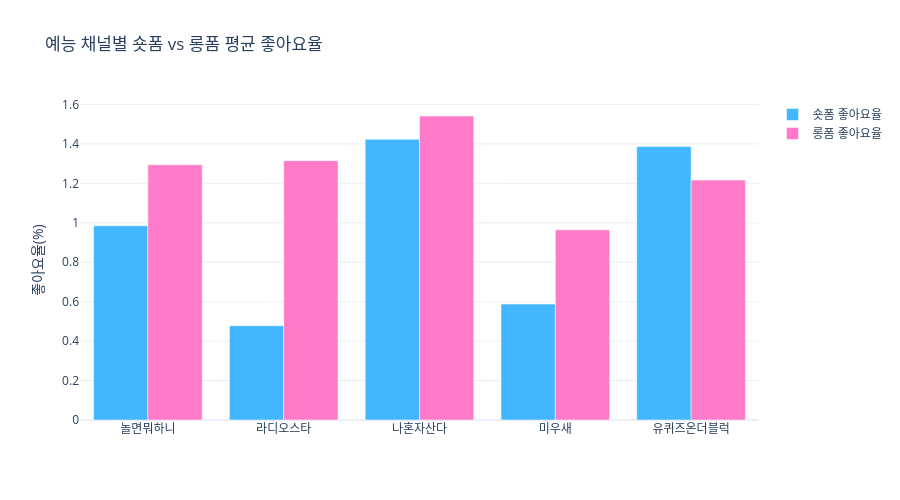

The code cell stored with this chart in its notebook:
### Markdown cell above
## 8. 시각화

### Code cell
# 채널별 숏폼/롱폼 참여율 비교
summary = df.groupby(['channel_name', 'format_type'])[['like_rate', 'comment_rate']].mean().reset_index()

shortform_df = summary[summary['format_type'] == 'shortform']
longform_df  = summary[summary['format_type'] == 'longform']

channels = list(CHANNELS.keys())

fig = go.Figure()
fig.add_trace(go.Bar(
    name='숏폼 좋아요율',
    x=channels,
    y=shortform_df.set_index('channel_name').reindex(channels)['like_rate'],
    marker_color='#42B6FF'
))
fig.add_trace(go.Bar(
    name='롱폼 좋아요율',
    x=channels,
    y=longform_df.set_index('channel_name').reindex(channels)['like_rate'],
    marker_color='#FF7AC8'
))
fig.update_layout(
    title='예능 채널별 숏폼 vs 롱폼 평균 좋아요율',
    yaxis_title='좋아요율(%)',
    barmode='group',
    template='plotly_white',
    height=500
)
fig.show()

### Figure 1 — Plotly figure (JSON) as saved in the notebook; plotly's stock layout.template omitted (floating-point values rounded to 4 significant figures)
{"data": [{"marker": {"color": "#42B6FF"}, "name": "숏폼 좋아요율", "type": "bar", "x": ["놀면뭐하니", "라디오스타", "나혼자산다", "미우새", "유퀴즈온더블럭"], "y": [0.9848, 0.4779, 1.423, 0.5879, 1.387]}, {"marker": {"color": "#FF7AC8"}, "name": "롱폼 좋아요율", "type": "bar", "x": ["놀면뭐하니", "라디오스타", "나혼자산다", "미우새", "유퀴즈온더블럭"], "y": [1.294, 1.315, 1.542, 0.9641, 1.217]}], "layout": {"barmode": "group", "height": 500, "title": {"text": "예능 채널별 숏폼 vs 롱폼 평균 좋아요율"}, "yaxis": {"title": {"text": "좋아요율(%)"}}}}
